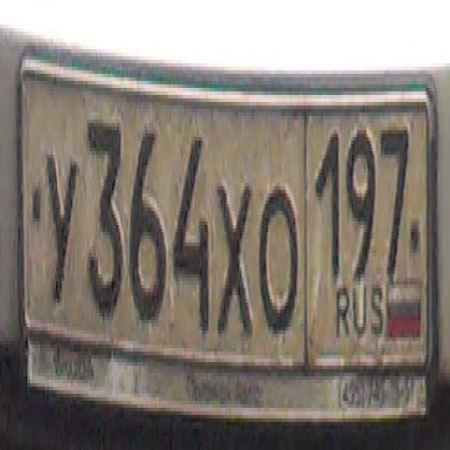
#> input picture im_base_to_angle/resized/train/11_resized.png, 450 x 450 px; its folder holds only this picture in this run
$ jupyter execute --allow-errors Test_detect_angle_without_CNN.ipynb
#> lines starting #> are read from the running program, lines starting #| are printed output that depends on the picture; after the words box and inside, x2 and y2 are one past the last pixel; in counts of white or black regions, pixels touching at a corner belong together; long printed decimals are rounded
[cell 1]
import numpy as np
import cv2
import math
import os
from scipy import ndimage

[cell 2]
def get_image_paths(folder):
    files = os.listdir(folder)
    files.sort()
    files = ['{}/{}'.format(folder, file) for file in files]
    return files

[cell 3]
X_img_paths = get_image_paths('im_base_to_angle/resized/train')
print(X_img_paths)

[cell 4]
img_before = cv2.imread('im_base_to_angle/rotated/train/302_angle_1544175420.png')

# cv2.imshow("Before", img_before)
# key = cv2.waitKey(0)

#> (the rest of this cell did not finish here and is left out)

[cell 5]
for each_img in X_img_paths:
    img_before = cv2.imread(each_img)
#> img_before is the input picture: shape (450, 450, 3); mean B, G, R 118.6, 126.2, 133.8
    img_gray = cv2.cvtColor(img_before, cv2.COLOR_BGR2GRAY)
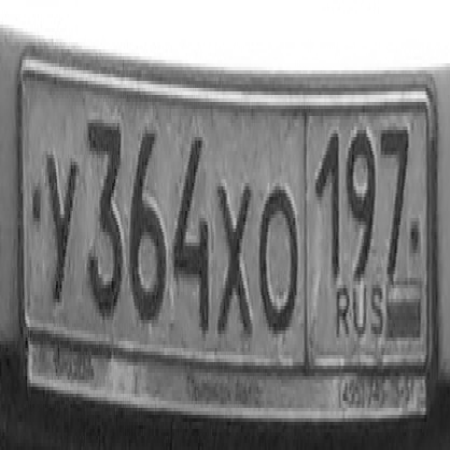
#> img_gray: shape (450, 450); min 14, max 255, mean 127.6
    img_edges = cv2.Canny(img_gray, 100, 100, apertureSize=3)
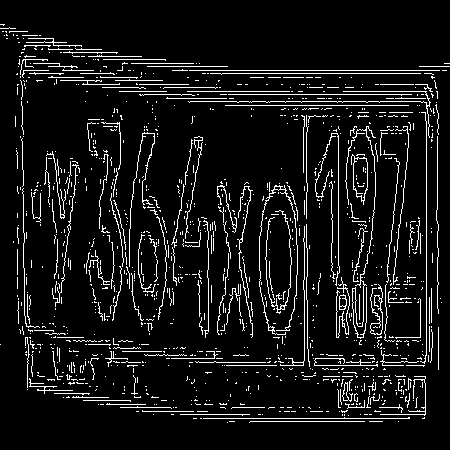
#> img_edges: shape (450, 450); 8.1% white in thin lines or dots, all inside (x1, y1, x2, y2) = (0, 24, 450, 423)
    lines = cv2.HoughLinesP(img_edges, 1, math.pi / 180.0, 100, minLineLength=100, maxLineGap=5)
#> lines = 13 rows, first 6: [172, 70, 446, 70], [202, 73, 431, 73], [220, 94, 437, 94], [187, 91, 302, 91], [426, 355, 426, 121], [188, 101, 429, 101]

    angles = []

    for x1, y1, x2, y2 in lines[0]:
        cv2.line(img_before, (x1, y1), (x2, y2), (255, 0, 0), 3)
        angle = math.degrees(math.atan2(y2 - y1, x2 - x1))
        angles.append(angle)
#> this loop made 1 pass
#> (x1, y1, x2, y2, angle) on pass 1: (172, 70, 446, 70, 0)
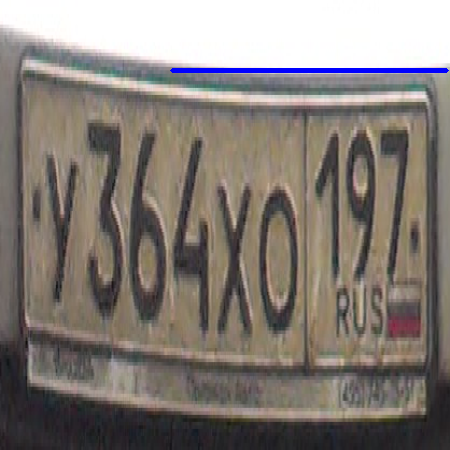
#> img_before: shape (450, 450, 3); 0.68% of pixels changed, all inside (x1, y1, x2, y2) = (170, 68, 449, 73)
#> after the loop, angles = [0]

    median_angle = np.median(angles)
#> median_angle = 0
    img_rotated = ndimage.rotate(img_before, median_angle)

    print ("Angle is {}".format(median_angle))
#| Angle is 0.0
    cv2.imwrite('rotated/{}_rotated.jpg'.format(each_img[:-3]), img_rotated)

$ run again, on im_base_to_angle/resized/train/17_resized.png
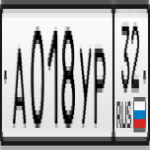
#> input picture im_base_to_angle/resized/train/17_resized.png, 150 x 150 px
#> img_before is the input picture: shape (150, 150, 3); mean B, G, R 172, 171.8, 171.9
#> `img_edges = cv2.Canny(img_gray, 100, 100, apertureSize=3)`:
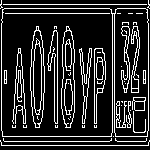
#> img_edges: shape (150, 150); 17.4% white in thin lines or dots
#> lines = [[0, 8, 109, 8], [1, 145, 148, 145], [0, 4, 149, 4], [2, 136, 147, 136], [0, 141, 109, 141], [2, 13, 120, 13], [148, 130, 148, 19], [1, 130, 1, 19], [112, 132, 112, 14], [114, 132, 114, 14]]
#> the loop `for x1, y1, x2, y2 in lines[0]:` made 1 pass
#> (x1, y1, x2, y2, angle) on pass 1: (0, 8, 109, 8, 0)
#> after the loop `for x1, y1, x2, y2 in lines[0]:`:
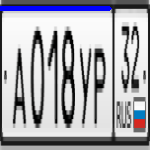
#> img_before: shape (150, 150, 3); 2.46% of pixels changed, all inside (x1, y1, x2, y2) = (0, 6, 112, 11)
#> after the loop `for x1, y1, x2, y2 in lines[0]:`: angles = [0]
#> median_angle = 0
#| Angle is 0.0

$ run again, on im_base_to_angle/resized/train/1_resized.png
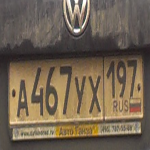
#> input picture im_base_to_angle/resized/train/1_resized.png, 150 x 150 px
#> img_before is the input picture: shape (150, 150, 3); mean B, G, R 81.3, 98.6, 112.9
#> `img_edges = cv2.Canny(img_gray, 100, 100, apertureSize=3)`:
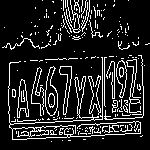
#> img_edges: shape (150, 150); 14.2% white in thin lines or dots
#> lines = [[10, 124, 142, 117]]
#> the loop `for x1, y1, x2, y2 in lines[0]:` made 1 pass
#> (x1, y1, x2, y2, angle) on pass 1: (10, 124, 142, 117, -3.04)
#> after the loop `for x1, y1, x2, y2 in lines[0]:`: angles = [-3.04]
#> median_angle = -3.04
#> `img_rotated = ndimage.rotate(img_before, median_angle)`:
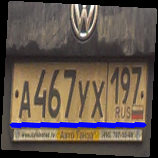
#> img_rotated: shape (158, 158, 3); mean B, G, R 76.3, 84.4, 96.6
#| Angle is -3.036

$ run again, on im_base_to_angle/resized/train/2_resized.png
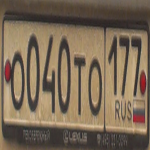
#> input picture im_base_to_angle/resized/train/2_resized.png, 150 x 150 px
#> img_before is the input picture: shape (150, 150, 3); mean B, G, R 85.7, 105.6, 122.6
#> `img_edges = cv2.Canny(img_gray, 100, 100, apertureSize=3)`:
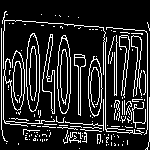
#> img_edges: shape (150, 150); 15.9% white in thin lines or dots
#> lines = [[1, 129, 1, 28]]
#> the loop `for x1, y1, x2, y2 in lines[0]:` made 1 pass
#> (x1, y1, x2, y2, angle) on pass 1: (1, 129, 1, 28, -90)
#> after the loop `for x1, y1, x2, y2 in lines[0]:`: angles = [-90]
#> median_angle = -90
#> `img_rotated = ndimage.rotate(img_before, median_angle)`:
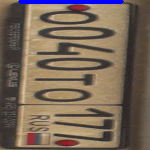
#> img_rotated: shape (150, 150, 3); mean B, G, R 88.7, 103.6, 120.3
#| Angle is -90.0

$ run again, on im_base_to_angle/resized/train/12_resized.png
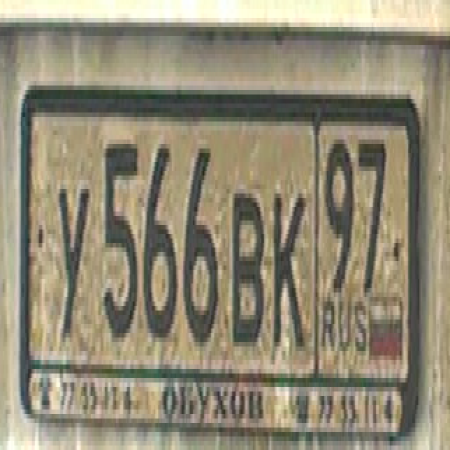
#> input picture im_base_to_angle/resized/train/12_resized.png, 450 x 450 px
#> img_before is the input picture: shape (450, 450, 3); mean B, G, R 117.6, 138.5, 145.5
#> `img_edges = cv2.Canny(img_gray, 100, 100, apertureSize=3)`:
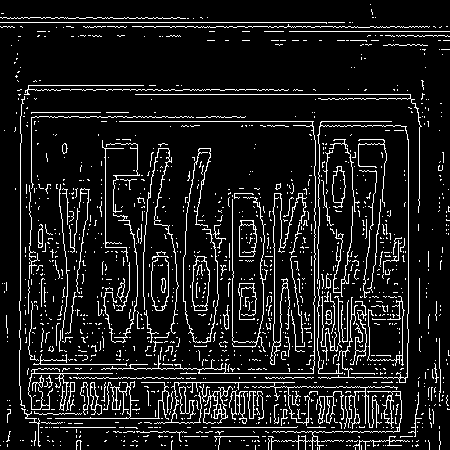
#> img_edges: shape (450, 450); 10.3% white in thin lines or dots
#> lines = 31 rows, first 6: [0, 22, 352, 22], [180, 373, 399, 373], [135, 94, 410, 94], [116, 121, 313, 121], [141, 382, 294, 382], [264, 31, 449, 31]
#> the loop `for x1, y1, x2, y2 in lines[0]:` made 1 pass
#> (x1, y1, x2, y2, angle) on pass 1: (0, 22, 352, 22, 0)
#> after the loop `for x1, y1, x2, y2 in lines[0]:`:
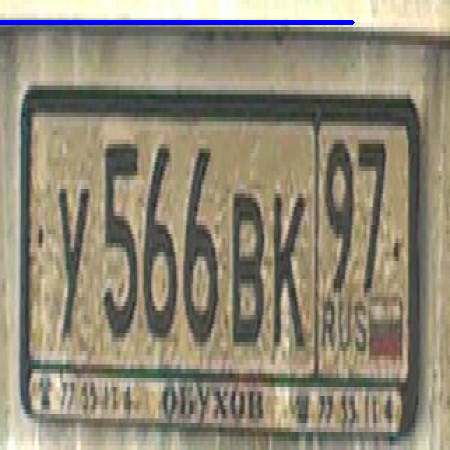
#> img_before: shape (450, 450, 3); 0.87% of pixels changed, all inside (x1, y1, x2, y2) = (0, 20, 355, 25)
#> after the loop `for x1, y1, x2, y2 in lines[0]:`: angles = [0]
#> median_angle = 0
#| Angle is 0.0
